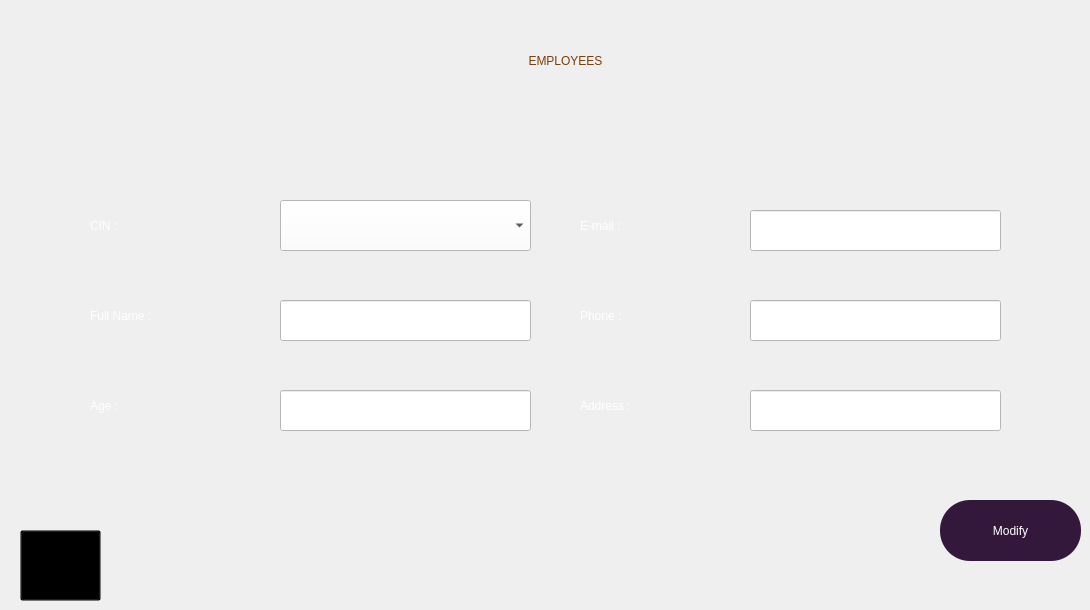
    <widget class="QWidget" name="modifyEmployee">
     <widget class="QLineEdit" name="lineEdit_age_m">
      <property name="geometry">
       <rect>
        <x>280</x>
        <y>390</y>
        <width>251</width>
        <height>41</height>
       </rect>
      </property>
      <property name="styleSheet">
       <string notr="true">font: italic 18pt &quot;High Tower Text&quot;;
background-color: rgb(255, 255, 255);</string>
      </property>
     </widget>
     <widget class="QLineEdit" name="lineEdit_fullname_m">
      <property name="geometry">
       <rect>
        <x>280</x>
        <y>300</y>
        <width>251</width>
        <height>41</height>
       </rect>
      </property>
      <property name="styleSheet">
       <string notr="true">font: italic 18pt &quot;High Tower Text&quot;;
background-color: rgb(255, 255, 255);</string>
      </property>
     </widget>
     <widget class="QLabel" name="label_30">
      <property name="geometry">
       <rect>
        <x>580</x>
        <y>200</y>
        <width>131</width>
        <height>51</height>
       </rect>
      </property>
      <property name="styleSheet">
       <string notr="true">background-color: rgba(0, 0, 0, 0%);
color: rgb(255, 255, 255);
font: italic 24pt &quot;High Tower Text&quot;;</string>
      </property>
      <property name="text">
       <string>E-mail :</string>
      </property>
     </widget>
     <widget class="QLabel" name="label_31">
      <property name="geometry">
       <rect>
        <x>580</x>
        <y>290</y>
        <width>121</width>
        <height>51</height>
       </rect>
      </property>
      <property name="styleSheet">
       <string notr="true">background-color: rgba(0, 0, 0, 0%);
color: rgb(255, 255, 255);
font: italic 24pt &quot;High Tower Text&quot;;</string>
      </property>
      <property name="text">
       <string>Phone :</string>
      </property>
     </widget>
     <widget class="QLineEdit" name="lineEdit_address_m">
      <property name="geometry">
       <rect>
        <x>750</x>
        <y>390</y>
        <width>251</width>
        <height>41</height>
       </rect>
      </property>
      <property name="styleSheet">
       <string notr="true">font: italic 18pt &quot;High Tower Text&quot;;
background-color: rgb(255, 255, 255);</string>
      </property>
     </widget>
     <widget class="QToolButton" name="toolButton_modify">
      <property name="geometry">
       <rect>
        <x>940</x>
        <y>500</y>
        <width>141</width>
        <height>61</height>
       </rect>
      </property>
      <property name="styleSheet">
       <string notr="true">background-color: rgb(51, 24, 60);
color: rgb(255, 255, 255);
font: 10pt &quot;Segoe Print&quot;;
border-radius: 30px;</string>
      </property>
      <property name="text">
       <string>Modify</string>
      </property>
      <property name="iconSize">
       <size>
        <width>60</width>
        <height>60</height>
       </size>
      </property>
      <property name="toolButtonStyle">
       <enum>Qt::ToolButtonTextUnderIcon</enum>
      </property>
     </widget>
     <widget class="QLabel" name="label_33">
      <property name="geometry">
       <rect>
        <x>580</x>
        <y>380</y>
        <width>151</width>
        <height>51</height>
       </rect>
      </property>
      <property name="styleSheet">
       <string notr="true">background-color: rgba(0, 0, 0, 0%);
color: rgb(255, 255, 255);
font: italic 24pt &quot;High Tower Text&quot;;</string>
      </property>
      <property name="text">
       <string>Address :</string>
      </property>
     </widget>
     <widget class="QToolButton" name="back_10">
      <property name="geometry">
       <rect>
        <x>20</x>
        <y>530</y>
        <width>81</width>
        <height>71</height>
       </rect>
      </property>
      <property name="styleSheet">
       <string notr="true">background-color: rgb(0, 0, 0, 0%);</string>
      </property>
      <property name="text">
       <string>...</string>
      </property>
      <property name="icon">
       <iconset resource="assets.qrc">
        <normaloff>:/img/img/icons8-back-80.png</normaloff>:/img/img/icons8-back-80.png</iconset>
      </property>
      <property name="iconSize">
       <size>
        <width>60</width>
        <height>60</height>
       </size>
      </property>
     </widget>
     <widget class="QLabel" name="label_34">
      <property name="geometry">
       <rect>
        <x>90</x>
        <y>200</y>
        <width>121</width>
        <height>51</height>
       </rect>
      </property>
      <property name="styleSheet">
       <string notr="true">background-color: rgba(0, 0, 0, 0%);
color: rgb(255, 255, 255);
font: italic 24pt &quot;High Tower Text&quot;;</string>
      </property>
      <property name="text">
       <string>CIN :</string>
      </property>
     </widget>
     <widget class="QLineEdit" name="lineEdit_email_m">
      <property name="geometry">
       <rect>
        <x>750</x>
        <y>210</y>
        <width>251</width>
        <height>41</height>
       </rect>
      </property>
      <property name="styleSheet">
       <string notr="true">font: italic 18pt &quot;High Tower Text&quot;;
background-color: rgb(255, 255, 255);</string>
      </property>
     </widget>
     <widget class="QLabel" name="label_35">
      <property name="geometry">
       <rect>
        <x>1</x>
        <y>10</y>
        <width>151</width>
        <height>91</height>
       </rect>
      </property>
      <property name="styleSheet">
       <string notr="true">image: url(:/img/img/logo.png);
background-color: rgb(0, 0, 0, 0%);</string>
      </property>
      <property name="text">
       <string/>
      </property>
     </widget>
     <widget class="QLabel" name="label_36">
      <property name="geometry">
       <rect>
        <x>90</x>
        <y>290</y>
        <width>201</width>
        <height>51</height>
       </rect>
      </property>
      <property name="styleSheet">
       <string notr="true">background-color: rgba(0, 0, 0, 0%);
color: rgb(255, 255, 255);
font: italic 24pt &quot;High Tower Text&quot;;</string>
      </property>
      <property name="text">
       <string>Full Name :</string>
      </property>
     </widget>
     <widget class="QLabel" name="label_37">
      <property name="geometry">
       <rect>
        <x>380</x>
        <y>0</y>
        <width>371</width>
        <height>121</height>
       </rect>
      </property>
      <property name="styleSheet">
       <string notr="true">color: rgb(120, 63, 7);
font: 40pt &quot;Lemon&quot;;
background-color: rgb(0, 0, 0,0%);</string>
      </property>
      <property name="text">
       <string>EMPLOYEES</string>
      </property>
      <property name="scaledContents">
       <bool>true</bool>
      </property>
      <property name="alignment">
       <set>Qt::AlignCenter</set>
      </property>
     </widget>
     <widget class="QLineEdit" name="lineEdit_phone_m">
      <property name="geometry">
       <rect>
        <x>750</x>
        <y>300</y>
        <width>251</width>
        <height>41</height>
       </rect>
      </property>
      <property name="styleSheet">
       <string notr="true">font: italic 18pt &quot;High Tower Text&quot;;
background-color: rgb(255, 255, 255);</string>
      </property>
     </widget>
     <widget class="QLabel" name="label_38">
      <property name="geometry">
       <rect>
        <x>90</x>
        <y>380</y>
        <width>121</width>
        <height>51</height>
       </rect>
      </property>
      <property name="styleSheet">
       <string notr="true">background-color: rgba(0, 0, 0, 0%);
color: rgb(255, 255, 255);
font: italic 24pt &quot;High Tower Text&quot;;</string>
      </property>
      <property name="text">
       <string>Age :</string>
      </property>
     </widget>
     <widget class="QComboBox" name="comboBox_2">
      <property name="geometry">
       <rect>
        <x>280</x>
        <y>200</y>
        <width>251</width>
        <height>51</height>
       </rect>
      </property>
      <property name="font">
       <font>
        <family>Segoe Print</family>
        <pointsize>12</pointsize>
       </font>
      </property>
      <property name="styleSheet">
       <string notr="true">background-color: rgb(255, 255, 255);</string>
      </property>
      <property name="editable">
       <bool>false</bool>
      </property>
      <property name="currentText">
       <string/>
      </property>
      <property name="maxVisibleItems">
       <number>5</number>
      </property>
      <property name="sizeAdjustPolicy">
       <enum>QComboBox::AdjustToContentsOnFirstShow</enum>
      </property>
     </widget>
    </widget>
